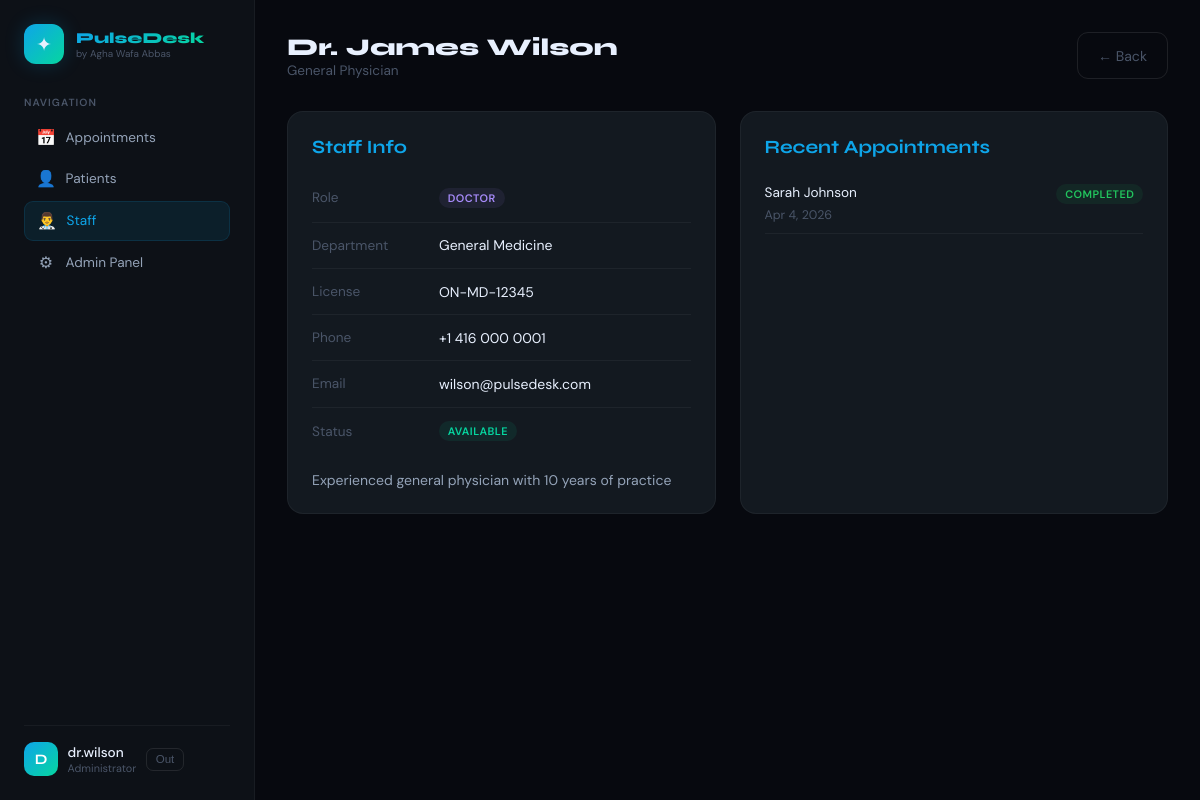
The page /staff/1/ (signed in) on the database its author committed.
### staff/models.py (models this page shows, shortened)
class Staff(models.Model):
    ROLE_CHOICES = [
        ('doctor', 'Doctor'),
        ('nurse', 'Nurse'),
        ('receptionist', 'Receptionist'),
        ('admin', 'Admin'),
    ]
    user = models.OneToOneField(User, on_delete=models.CASCADE, related_name='staff_profile')
    role = models.CharField(max_length=20, choices=ROLE_CHOICES, default='doctor')
    department = models.ForeignKey(Department, on_delete=models.SET_NULL, null=True, blank=True, related_name='staff')
    specialization = models.CharField(max_length=200, blank=True)
    license_number = models.CharField(max_length=50, blank=True)
    phone = models.CharField(max_length=20, blank=True)
    bio = models.TextField(blank=True)
    is_available = models.BooleanField(default=True)
    created_at = models.DateTimeField(auto_now_add=True)

class Department(models.Model):
    name = models.CharField(max_length=100)
    description = models.TextField(blank=True)
    created_at = models.DateTimeField(auto_now_add=True)

### appointments/models.py (models this page shows, shortened)
class Appointment(models.Model):
    STATUS_CHOICES = [
        ('scheduled', 'Scheduled'),
        ('confirmed', 'Confirmed'),
        ('completed', 'Completed'),
        ('cancelled', 'Cancelled'),
        ('no_show', 'No Show'),
    ]
    TYPE_CHOICES = [
        ('general', 'General Checkup'),
        ('followup', 'Follow Up'),
        ('emergency', 'Emergency'),
        ('specialist', 'Specialist'),
        ('lab', 'Lab Test'),
    ]
    patient = models.ForeignKey(Patient, on_delete=models.CASCADE, related_name='appointments')
    doctor = models.ForeignKey(Staff, on_delete=models.CASCADE, related_name='appointments')
    appointment_date = models.DateField()
    appointment_time = models.TimeField()
    appointment_type = models.CharField(max_length=20, choices=TYPE_CHOICES, default='general')
    status = models.CharField(max_length=20, choices=STATUS_CHOICES, default='scheduled')
    reason = models.TextField(blank=True)
    notes = models.TextField(blank=True)
    created_at = models.DateTimeField(auto_now_add=True)
    updated_at = models.DateTimeField(auto_now=True)
    class Meta:
        ordering = ['-appointment_date', '-appointment_time']

### patients/models.py (models this page shows, shortened)
class Patient(models.Model):
    BLOOD_TYPE = [
        ('A+', 'A+'), ('A-', 'A-'),
        ('B+', 'B+'), ('B-', 'B-'),
        ('O+', 'O+'), ('O-', 'O-'),
        ('AB+', 'AB+'), ('AB-', 'AB-'),
    ]
    user = models.OneToOneField(User, on_delete=models.CASCADE, related_name='patient_profile')
    date_of_birth = models.DateField(null=True, blank=True)
    health_card_number = models.CharField(max_length=20, unique=True, null=True, blank=True)
    phone = models.CharField(max_length=20, blank=True)
    address = models.TextField(blank=True)
    city = models.CharField(max_length=100, blank=True)
    province = models.CharField(max_length=100, blank=True)
    postal_code = models.CharField(max_length=10, blank=True)
    blood_type = models.CharField(max_length=3, choices=BLOOD_TYPE, blank=True)
    emergency_contact_name = models.CharField(max_length=100, blank=True)
    emergency_contact_phone = models.CharField(max_length=20, blank=True)
    created_at = models.DateTimeField(auto_now_add=True)
    updated_at = models.DateTimeField(auto_now=True)

### staff/views.py (the view)
# urls.py: path('<int:staff_id>/', views.staff_detail, name='staff_detail'),
@login_required
def staff_detail(request, staff_id):
    member = get_object_or_404(Staff, id=staff_id)
    schedules = member.schedules.all()
    appointments = member.appointments.all().order_by('-appointment_date')[:10]
    return render(request, 'staff/staff_detail.html', {
        'member': member,
        'schedules': schedules,
        'appointments': appointments
    })

### pulsedesk/templates/staff/staff_detail.html (shortened to what this page needs)
{% extends 'base.html' %}
{% block nav_staff %}active{% endblock %}
{% block content %}
<div class="topbar">
  <div>
    <h1>Dr. {{ member.user.get_full_name }}</h1>
    <p>{{ member.specialization|default:"Staff Profile" }}</p>
  </div>
  <a href="{% url 'staff_list' %}" class="btn-back">← Back</a>
</div>
<div style="display:grid;grid-template-columns:1fr 1fr;gap:1.5rem">
  <div class="card">
    <h3 style="font-family:'Syne',sans-serif;margin-bottom:1rem;color:var(--accent)">Staff Info</h3>
    <table style="width:100%">
      <tr><td style="color:var(--muted);padding:.4rem 0;font-size:.85rem">Role</td><td><span class="badge b-{{ member.role }}">{{ member.get_role_display }}</span></td></tr>
      <tr><td style="color:var(--muted);padding:.4rem 0;font-size:.85rem">Department</td><td style="font-size:.875rem">{{ member.department.name|default:"—" }}</td></tr>
      <tr><td style="color:var(--muted);padding:.4rem 0;font-size:.85rem">License</td><td style="font-size:.875rem">{{ member.license_number|default:"—" }}</td></tr>
      <tr><td style="color:var(--muted);padding:.4rem 0;font-size:.85rem">Phone</td><td style="font-size:.875rem">{{ member.phone|default:"—" }}</td></tr>
      <tr><td style="color:var(--muted);padding:.4rem 0;font-size:.85rem">Email</td><td style="font-size:.875rem">{{ member.user.email|default:"—" }}</td></tr>
      <tr><td style="color:var(--muted);padding:.4rem 0;font-size:.85rem">Status</td><td>{% if member.is_available %}<span class="badge b-confirmed">Available</span>{% else %}<span class="badge b-cancelled">Unavailable</span>{% endif %}</td></tr>
    </table>
    {% if member.bio %}
    <p style="margin-top:1rem;font-size:.875rem;color:var(--text2)">{{ member.bio }}</p>
    {% endif %}
  </div>
  <div class="card">
    <h3 style="font-family:'Syne',sans-serif;margin-bottom:1rem;color:var(--accent)">Recent Appointments</h3>
    {% for appt in appointments %}
    <div style="padding:.6rem 0;border-bottom:1px solid var(--border);font-size:.85rem">
      <div style="display:flex;justify-content:space-between">
        <span>{{ appt.patient.user.get_full_name }}</span>
        <span class="badge b-{{ appt.status }}">{{ appt.get_status_display }}</span>
      </div>
      <div style="color:var(--muted);font-size:.78rem;margin-top:.2rem">{{ appt.appointment_date|date:"M j, Y" }}</div>
    </div>
    {% empty %}
    <p style="color:var(--muted);font-size:.875rem">No appointments yet</p>
    {% endfor %}
  </div>
</div>
{% endblock %}

### pulsedesk/templates/base.html (shortened to what this page needs)
<!DOCTYPE html>
<html lang="en">
<head>
</head>
<body>
<div class="layout">
  <aside class="sidebar">
    <div class="s-brand">
      <div class="s-logo">✦</div>
      <div>
        <div class="s-title">PulseDesk</div>
        <span class="s-sub">by Agha Wafa Abbas</span>
      </div>
    </div>
    <div class="s-section">
      <div class="s-label">Navigation</div>
      <a href="{% url 'appointment_list' %}" class="nav-item {% block nav_appointments %}{% endblock %}">
        <span class="nav-icon">📅</span> Appointments
      </a>
      <a href="{% url 'patient_list' %}" class="nav-item {% block nav_patients %}{% endblock %}">
        <span class="nav-icon">👤</span> Patients
      </a>
      <a href="{% url 'staff_list' %}" class="nav-item {% block nav_staff %}{% endblock %}">
        <span class="nav-icon">👨‍⚕️</span> Staff
      </a>
      <a href="/admin/" class="nav-item" target="_blank">
        <span class="nav-icon">⚙</span> Admin Panel
      </a>
    </div>
    <div class="s-footer">
      <div class="user-row">
        <div class="u-avatar">{{ request.user.username|first|upper }}</div>
        <div>
          <div class="u-name">{{ request.user.username }}</div>
          <div class="u-role">Administrator</div>
        </div>
        <form method="POST" action="{% url 'logout' %}" style="display:inline">
  <button type="submit" class="btn-logout">Out</button>
</form>
      </div>
    </div>
  </aside>
  <main class="main">
    {% block content %}{% endblock %}
  </main>
</div>
</body>
</html>

### pulsedesk/templates/base.html (style rules this page uses)
*,*::before,*::after { box-sizing:border-box;margin:0;padding:0 }
:root { --bg:#07090f;--surface:#0d1117;--card:#131920;--card2:#1a2230; --border:#ffffff0c;--border2:#ffffff18; --accent:#0ea5e9;--accent2:#06d6a0;--accent3:#f59e0b; --text:#e8f0fe;--text2:#94a3b8;--muted:#4a5568; --danger:#ef4444;--warning:#f59e0b;--success:#06d6a0; }
html,body { min-height:100%;background:var(--bg);color:var(--text);font-family:'DM Sans',sans-serif }
.layout { display:flex;min-height:100vh }
.sidebar { width:255px;min-height:100vh;background:var(--surface);border-right:1px solid var(--border);padding:1.5rem;position:sticky;top:0;height:100vh;overflow-y:auto;display:flex;flex-direction:column;flex-shrink:0 }
.s-brand { display:flex;align-items:center;gap:.75rem;margin-bottom:2rem }
.s-logo { width:40px;height:40px;background:linear-gradient(135deg,var(--accent),var(--accent2));border-radius:12px;display:flex;align-items:center;justify-content:center;font-size:1.2rem;flex-shrink:0;box-shadow:0 0 20px #0ea5e933 }
.s-title { font-family:'Syne',sans-serif;font-weight:800;font-size:.95rem;background:linear-gradient(135deg,var(--accent),var(--accent2));-webkit-background-clip:text;-webkit-text-fill-color:transparent;background-clip:text }
.s-sub { font-size:.62rem;color:var(--muted);display:block }
.s-section { margin-bottom:1.75rem }
.s-label { font-size:.65rem;text-transform:uppercase;letter-spacing:.1em;color:var(--muted);font-weight:600;margin-bottom:.6rem }
.nav-item { display:flex;align-items:center;gap:.6rem;padding:.55rem .75rem;border-radius:9px;color:var(--text2);font-size:.85rem;text-decoration:none;transition:all .15s;margin-bottom:.15rem }
.nav-item.active { background:#0ea5e918;color:var(--accent);border:1px solid #0ea5e922 }
.nav-icon { font-size:1rem;width:20px;text-align:center }
.s-footer { margin-top:auto;padding-top:1rem;border-top:1px solid var(--border) }
.user-row { display:flex;align-items:center;gap:.6rem }
.u-avatar { width:34px;height:34px;border-radius:10px;background:linear-gradient(135deg,var(--accent),var(--accent2));display:flex;align-items:center;justify-content:center;font-family:'Syne',sans-serif;font-weight:700;font-size:.9rem;color:#fff;flex-shrink:0 }
.u-name { font-size:.85rem;font-weight:500;flex:1;min-width:0;white-space:nowrap;overflow:hidden;text-overflow:ellipsis }
.u-role { font-size:.68rem;color:var(--muted) }
.btn-logout { background:none;border:1px solid var(--border2);color:var(--muted);padding:.28rem .55rem;border-radius:7px;cursor:pointer;font-size:.72rem;transition:all .15s;text-decoration:none;white-space:nowrap }
.main { flex:1;padding:2rem;min-width:0 }
.topbar { display:flex;align-items:center;justify-content:space-between;margin-bottom:2rem;flex-wrap:wrap;gap:1rem }
.topbar h1 { font-family:'Syne',sans-serif;font-size:1.5rem;font-weight:800 }
.topbar p { color:var(--muted);font-size:.85rem }
.card { background:var(--card);border:1px solid var(--border);border-radius:16px;padding:1.5rem }
table { width:100%;border-collapse:collapse }
td { padding:.85rem 1rem;font-size:.875rem;border-bottom:1px solid var(--border);vertical-align:middle }
tr:last-child td { border-bottom:none }
.badge { display:inline-flex;padding:.2rem .55rem;border-radius:99px;font-size:.68rem;font-weight:600;text-transform:uppercase;letter-spacing:.04em }
.b-confirmed { background:#06d6a015;color:var(--accent2) }
.b-completed { background:#22c55e15;color:#22c55e }
.b-doctor { background:#a78bfa15;color:#a78bfa }
.btn-back { padding:.85rem 1.25rem;background:none;border:1px solid var(--border2);border-radius:11px;color:var(--muted);font-size:.88rem;text-decoration:none;display:inline-flex;align-items:center;transition:all .15s }

### rows shown on the page
Staff: user.get_full_name "James Wilson", specialization "General Physician", role "DOCTOR", department.name "General Medicine", license_number "ON-MD-12345", phone "+1 416 000 0001", user.email "wilson@pulsedesk.com", bio "Experienced general physician with 10 years of practice"
Appointment: patient.user.get_full_name "Sarah Johnson", status "COMPLETED", appointment_date "Apr 4, 2026"

### other values the page prints
{{ request.user.username|first|upper }} "D"
{{ request.user.username }} "dr.wilson"
